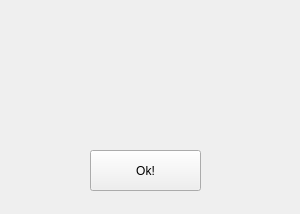
<?xml version="1.0" encoding="UTF-8"?>
<ui version="4.0">
 <class>Warning</class>
 <widget class="QWidget" name="Warning">
  <property name="windowModality">
   <enum>Qt::ApplicationModal</enum>
  </property>
  <property name="geometry">
   <rect>
    <x>0</x>
    <y>0</y>
    <width>300</width>
    <height>214</height>
   </rect>
  </property>
  <property name="windowTitle">
   <string>Form</string>
  </property>
  <widget class="QLabel" name="label">
   <property name="geometry">
    <rect>
     <x>10</x>
     <y>20</y>
     <width>271</width>
     <height>101</height>
    </rect>
   </property>
   <property name="styleSheet">
    <string notr="true">font-size: 13px;</string>
   </property>
   <property name="text">
    <string/>
   </property>
   <property name="alignment">
    <set>Qt::AlignCenter</set>
   </property>
  </widget>
  <widget class="QPushButton" name="pushButton">
   <property name="geometry">
    <rect>
     <x>90</x>
     <y>150</y>
     <width>111</width>
     <height>41</height>
    </rect>
   </property>
   <property name="cursor">
    <cursorShape>PointingHandCursor</cursorShape>
   </property>
   <property name="text">
    <string>Ok!</string>
   </property>
  </widget>
 </widget>
 <resources/>
 <connections/>
</ui>
